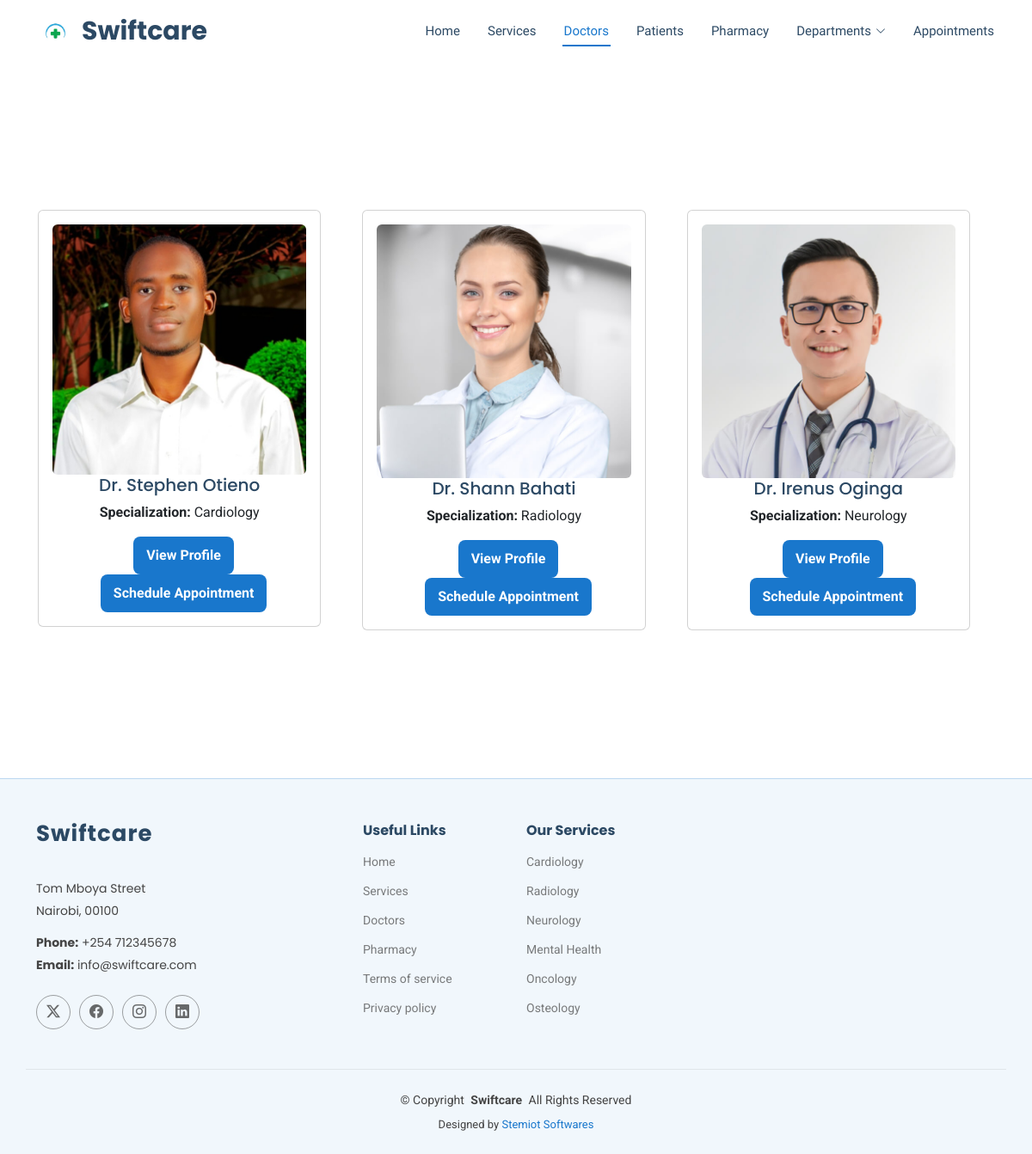
Screenshot of /doctors/ (signed in) with the database file from the repository.
### swiftcare/models.py (models this page shows, shortened)
class Doctor(models.Model):
    doctor_name = models.CharField(max_length=100)
    doctor_email = models.EmailField()
    doctor_contact = models.CharField(max_length=50)
    SPECIALIZATION_CHOICES = [
        ('Cardiology', 'Cardiology'),
        ('Radiology', 'Radiology'),
        ('Neurology', 'Neurology'),
        ('Mental Health', 'Mental Health'),
        ('Oncology', 'Oncology'),
        ('Osteology', 'Osteology'),
    ]
    doctor_specialization = models.CharField(max_length=50, choices=SPECIALIZATION_CHOICES, default='cardiology')
    AVAILABILITY_CHOICES = [
        ('7am-1pm', '7am-1pm'),
        ('1pm-6pm', '1pm-6pm'),
        ('6pm-9pm', '6pm-9pm'),
        ('9pm-7am', '9pm-7am'),
    ]
    doctor_availability = models.CharField(max_length=50, choices=AVAILABILITY_CHOICES, default='7am-1pm')
    doctor_image = models.ImageField(upload_to='doctors/')

### swiftcare/views.py (the view)
# urls.py: path('doctors/',views.view_doctors,name='doctors'),
@login_required(login_url="login")
def view_doctors(request):
    doctors = Doctor.objects.all()
    return render(request,'doctors.html',{'doctors':doctors})

### swiftcare/templates/doctors.html (shortened to what this page needs)
{% load static %}
<!DOCTYPE html>
<html lang="en">
<head>
  <link href="{% static 'assets/vendor/bootstrap/css/bootstrap.min.css' %}" rel="stylesheet">
  <link href="{% static 'assets/vendor/bootstrap-icons/bootstrap-icons.css' %}" rel="stylesheet">
  <link href="{%  static 'assets/vendor/aos/aos.css' %}" rel="stylesheet">
  <link href="{%  static 'assets/vendor/fontawesome-free/css/all.min.css' %}" rel="stylesheet">
  <link href="{%  static 'assets/vendor/glightbox/css/glightbox.min.css' %}" rel="stylesheet">
  <link href="{%  static 'assets/vendor/swiper/swiper-bundle.min.css' %}" rel="stylesheet">
  <link href="{%  static 'assets/css/main.css' %}" rel="stylesheet">
</head>
<body class="index-page">
  <header id="header" class="header sticky-top">
    <div class="branding d-flex align-items-center">
      <div class="container position-relative d-flex align-items-center justify-content-between">
        <a href="{% url 'homepage' %}" class="logo d-flex align-items-center me-auto">
           <img src="{% static 'assets/img/logo1.jpg' %}" alt="">
          <h1 class="sitename">Swiftcare</h1>
        </a>
        <nav id="navmenu" class="navmenu">
          <ul>
            <li><a href="{% url 'homepage' %}" >Home<br></a></li>
            <li><a href="{% url 'homepage' %}#services">Services</a></li>
            <li><a href="{% url 'doctors' %}" class="active">Doctors</a></li>
              {% if user.is_superuser %}
                  <li><a href="{% url 'registered_patients' %}">Patients</a></li>
               {% endif %}
            <li><a href="{% url 'pharmacy' %}">Pharmacy</a></li>
            <li class="dropdown"><a href="#"><span>Departments</span> <i class="bi bi-chevron-down toggle-dropdown"></i></a>
            </li>
           {% if user.is_superuser %}
                  <li><a href="{% url 'scheduled_appointments' %}">Appointments</a></li>
               {% endif %}
          </ul>
        </nav>
      </div>
    </div>
  </header>
<main>
<div class="container m-3 d-flex justify-content-center align-items-center" style="min-height: 100vh;">
    <div class="row justify-content-center g-3">
        {% for doctor in doctors %}
            <div class="col-md-4">
                <div class="card doctor-card m-3">
                    <div class="card-body text-center">
                        {% if doctor.doctor_image %}
                            <img src="{{ doctor.doctor_image.url }}" class="img-fluid rounded doctor-image" alt="Doctor Image">
                        {% else %}
                            <img src="/media/doctors/default.jpg" class="img-fluid rounded doctor-image" alt="Default Doctor Image">
                        {% endif %}
                        <h5 class="doctor-name">{{ doctor.doctor_name }}</h5>
                        <p class="doctor-specialization"><b>Specialization:</b> {{ doctor.doctor_specialization }}</p>
                        <button class="btn profile-btn">View Profile</button>
                           <a href="{% url 'book_appointment' doctor.id %}">
    <button class="btn appointment_btn">Schedule Appointment</button>
</a>
                    </div>
                </div>
            </div>
        {% endfor %}
    </div>
</div>
</main>
  <footer id="footer" class="footer light-background">
    <div class="container footer-top">
      <div class="row gy-4">
        <div class="col-lg-4 col-md-6 footer-about">
          <a href="index.html" class="logo d-flex align-items-center">
            <span class="sitename">Swiftcare</span>
          </a>
          <div class="footer-contact pt-3">
            <p>Tom Mboya Street</p>
            <p>Nairobi, 00100</p>
            <p class="mt-3"><strong>Phone:</strong> <span>+254 712345678</span></p>
            <p><strong>Email:</strong> <span>info@swiftcare.com</span></p>
          </div>
          <div class="social-links d-flex mt-4">
            <a href=""><i class="bi bi-twitter-x"></i></a>
            <a href=""><i class="bi bi-facebook"></i></a>
            <a href=""><i class="bi bi-instagram"></i></a>
            <a href=""><i class="bi bi-linkedin"></i></a>
          </div>
        </div>
        <div class="col-lg-2 col-md-3 footer-links">
          <h4>Useful Links</h4>
          <ul>
            <li><a href="{% url 'homepage' %}">Home</a></li>
            <li><a href="{% url 'homepage' %}#services">Services</a></li>
               <li><a href="{% url 'doctors' %}">Doctors</a></li>
              <li><a href="{% url 'pharmacy' %}">Pharmacy</a></li>
            <li><a href="#">Terms of service</a></li>
            <li><a href="#">Privacy policy</a></li>
          </ul>
        </div>
        <div class="col-lg-2 col-md-3 footer-links">
          <h4>Our Services</h4>
          <ul>
            <li><a href="{% url 'homepage' %}#services">Cardiology</a></li>
            <li><a href="{% url 'homepage' %}#services">Radiology</a></li>
            <li><a href="{% url 'homepage' %}#services">Neurology</a></li>
            <li><a href="{% url 'homepage' %}#services">Mental Health</a></li>
            <li><a href="{% url 'homepage' %}#services">Oncology</a></li>
            <li><a href="{% url 'homepage' %}#services">Osteology</a></li>
          </ul>
        </div>
      </div>
    </div>
    <div class="container copyright text-center mt-4">
      <p>© <span>Copyright</span> <strong class="px-1 sitename">Swiftcare</strong> <span>All Rights Reserved</span></p>
      <div class="credits">
        Designed by <a href="https://stemiotsoftwares.onrender.com/">Stemiot Softwares</a>
      </div>
    </div>
  </footer>
</body>
</html>

### swiftcare/templates/doctors.html (style rules this page uses)
.profile-btn { background-color: #1977cc; color: white; border: none; padding: 10px 15px; border-radius: 8px; font-weight: bold; transition: background 0.3s ease-in-out; margin-left: 10px; }
.appointment_btn { background-color: #1977cc; color: white; border: none; padding: 10px 15px; border-radius: 8px; font-weight: bold; transition: background 0.3s ease-in-out; margin-left: 10px; }

### rows the page displays
Doctor: doctor_image (picture), doctor_name "Dr. Stephen Otieno", doctor_specialization "Cardiology"
Doctor: doctor_image (picture), doctor_name "Dr. Shann Bahati", doctor_specialization "Radiology"
Doctor: doctor_image (picture), doctor_name "Dr. Irenus Oginga", doctor_specialization "Neurology"
